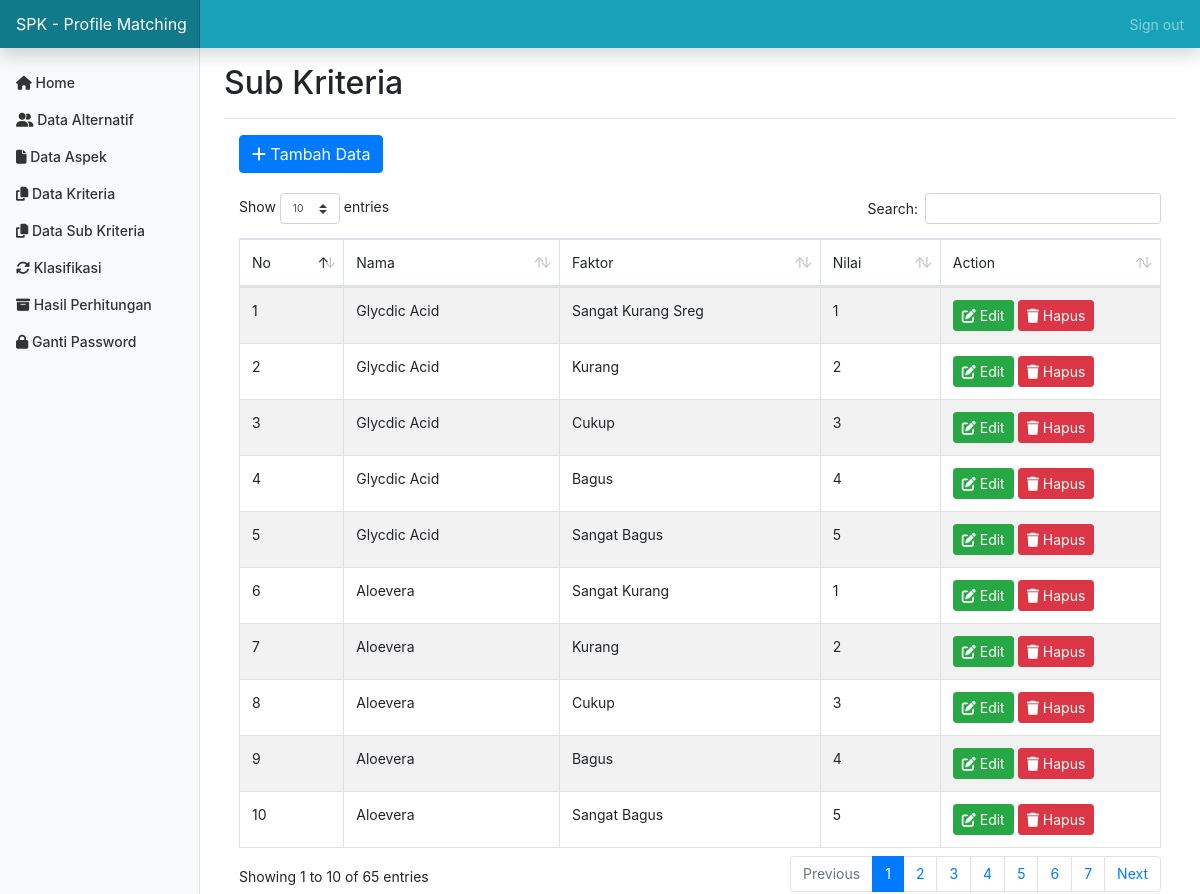
The app's page /home.php?page=subkriteria (signed in) with its own data.
### tables this page shows
CREATE TABLE `pm_faktor_nilai` (
  `id_faktor_nilai` int NOT NULL,
  `id_faktor` int NOT NULL,
  `nama` varchar(50) NOT NULL,
  `nilai` int NOT NULL
);

CREATE TABLE `pm_faktor` (
  `id_faktor` int NOT NULL,
  `id_aspek` int NOT NULL,
  `faktor` varchar(100) NOT NULL,
  `target` int NOT NULL,
  `type` varchar(20) NOT NULL
);

### sub_kriteria.php (the view, shortened to what this page needs)
<div class="container">
		<a href="home.php?page=tambah_sub_kriteria">
			<button style="margin-bottom: 20px;" class="btn btn-primary"> <i class="fa fa-plus"></i> Tambah Data </button>
		</a>
		<table id="example" class="table table-striped table-bordered" style="width:100%">
	    	<thead>
	    		<tr>
	    			<td>No</td>
	    			<td>Nama</td>
	    			<td>Faktor</td>
	    			<td>Nilai</td>
	    			<td>Action</td>
	    		</tr>
	    	</thead>
	    	<tbody>
				<?php
			        $no = 1;
			        $query = "SELECT * FROM pm_faktor_nilai a LEFT join pm_faktor b on a.id_faktor = b.id_faktor ORDER BY a.id_faktor ASC, a.nilai ASC";
			        $pm_faktor = $koneksi->prepare($query);
			        $pm_faktor->execute();
			        $res1 = $pm_faktor->get_result();
			        if ($res1->num_rows > 0) {
				        while ($row = $res1->fetch_assoc()) {
				        	$id = $row['id_faktor_nilai'];
				        	$nama = $row['nama'];
				            $faktor = $row['faktor'];
				            $nilai = $row['nilai'];
				?>
					<tr>
						<td><?php echo $no++; ?></td>
						<td><?php echo $faktor; ?></td>
						<td><?php echo $nama; ?></td>
						<td><?php echo $nilai; ?></td>
						<td>
							<a href="home.php?page=edit_sub_kriteria&aa=<?php echo base64_encode($id) ?>">
								<button class="btn btn-success btn-sm"> <i class="fa fa-edit"></i> Edit </button>
							</a>
							<a href="hapus_sub_kriteria.php?aa=<?php echo base64_encode($id) ?>" onclick="javascript: return confirm('Apakah Anda yakin ingin menghapus data ini?')">
								<button class="btn btn-danger btn-sm"> <i class="fa fa-trash"></i> Hapus </button>
							</a>
						</td>
					</tr>
			    <?php } } else { ?>
				    <tr>
				    	<td colspan='7'>Tidak ada data ditemukan</td>
				    </tr>
			    <?php } ?>
	    	</tbody>
	    </table>
    </div>

### css/dashboard.css (style rules this page uses)
body { font-size: .875rem; }

### records on screen
pm_faktor_nilai: id_faktor.faktor "Glycdic Acid", nama "Sangat Kurang Sreg", nilai "1"
pm_faktor_nilai: id_faktor.faktor "Glycdic Acid", nama "Kurang", nilai "2"
pm_faktor_nilai: id_faktor.faktor "Glycdic Acid", nama "Cukup", nilai "3"
pm_faktor_nilai: id_faktor.faktor "Glycdic Acid", nama "Bagus", nilai "4"
pm_faktor_nilai: id_faktor.faktor "Glycdic Acid", nama "Sangat Bagus", nilai "5"
pm_faktor_nilai: id_faktor.faktor "Aloevera", nama "Sangat Kurang", nilai "1"
pm_faktor_nilai: id_faktor.faktor "Aloevera", nama "Kurang", nilai "2"
pm_faktor_nilai: id_faktor.faktor "Aloevera", nama "Cukup", nilai "3"
pm_faktor_nilai: id_faktor.faktor "Aloevera", nama "Bagus", nilai "4"
pm_faktor_nilai: id_faktor.faktor "Aloevera", nama "Sangat Bagus", nilai "5"
